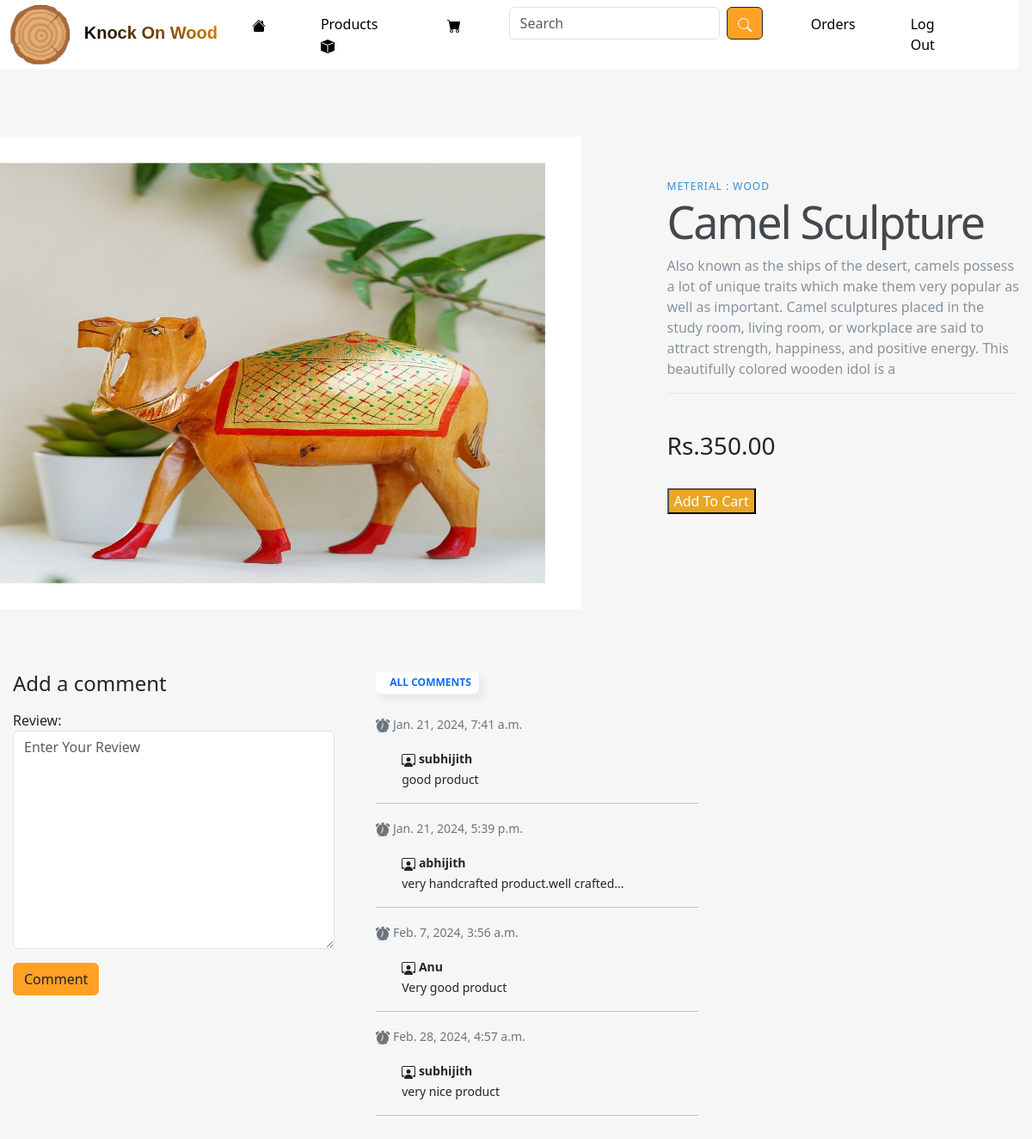
/customerside/productdetails/1 (signed in), run on the app's committed database.
### artisianshop/models.py (models this page shows, shortened)
class Product(models.Model):
    name=models.CharField(max_length=100)
    price=models.IntegerField()
    description=models.CharField(max_length=300)
    options=(
        ('Wood','Wood'),
        ('Metal','Metal'),
        ('Fabric','Fabric'),
        ('Paper','Paper'),
        ('Leather','Leather'),
        ('Cloth','Cloth'),
        ('Recycled Meterials','Recycled Meterials'),
        ('Other','Other'),
    )
    Meterial=models.CharField(max_length=100,choices=options,default='Wood')
    option=(
        ('Jwaleries','Jwaleirs'),
        ('Home Decor','Home Decor'),
        ('Statue','Statue'),
        ('Art Prints','Art Prints'),
        ('Stationary','Stationary'),
        ('Kitchen','Kitchen'),
        ('Other','Other'),
    )
    Type=models.CharField(max_length=100,choices=option,default='Wood')
    image=models.ImageField(upload_to="Product_images")

### customerside/models.py (models this page shows)
class Review(models.Model):
    user=models.ForeignKey(User,on_delete=models.CASCADE)
    product=models.ForeignKey(Product,on_delete=models.CASCADE)
    review=models.CharField(max_length=500)
    date=models.DateTimeField(auto_now_add=True)

### customerside/views.py (the view)
# urls.py: path('productdetails/<int:id>',Productdetailsview.as_view(),name='prodet'),
@method_decorator(dec,name='dispatch')
class Productdetailsview(DetailView):
    template_name="productdet.html"
    pk_url_kwarg="id"
    queryset=Product.objects.all()
    context_object_name="data"
    def get_context_data(self,**kwargs):
        form=Reviewform()
        context=super().get_context_data(**kwargs)
        context['form']=form
        pro=kwargs.get('object')
        reviews=Review.objects.filter(product=pro)
        context['review']=reviews
        return context

### customerside/forms.py
class Reviewform(forms.ModelForm):
    class Meta:
        model=Review
        fields=['review']
        widgets={
            'review':forms.Textarea(attrs={'class':'form-control','placeholder':'Enter Your Review'})
        }

### customerside/views.py (called while the page is built)
def signin_requried(fn):
    def inner(request,*args,**kwargs):
        if request.user.is_authenticated:
            return fn(request,*args,**kwargs)
        else:
            messages.error(request,'Login Required.....')
            return redirect('log')
    return inner

### customerside/templates/productdet.html (shortened to what this page needs)
{% extends 'navbar.html'%}
{% block nav%}
    <main class="container mt-5" >
        <div class="left-column">
  <img data-image="black" src="{{data.image.url}}" alt="" class="mt-3" style=" opacity: 100%;height: 550px;   margin-left: -100px;">
        </div>
        <div class="right-column">
          <div class="product-description">
            <span>Meterial : {{data.Meterial}}</span>
            <h1>{{data.name}}</h1>
            <p>{{data.description}}</p>
          </div>
          <div class="product-configuration">
            <div class="">
              <br>
              <div class="cable-choose">
                <h3>Rs.{{data.price}}.00</h3>
                <br>
                <a href="{% url 'acart' data.id%}"><button style="background-color:rgb(232, 167, 37) ;color: white;">Add To Cart</button></a>
              </div>
              <br>
            </div>
          </div>
        </div>
      </main>
<br><br>
<br><br><br>
{% include 'review.html'%}
{%endblock%}

### customerside/templates/review.html (shortened to what this page needs)
{% block nav2%}
            <div class="container py-4">
                <div class="row gx-5">
                    <div class="col">
                        <div class="weather-card one">
                            <div class="top">
                                <div class="wrapper">
                                    <h4>Add a comment</h4>
                                </div>
                            </div>
                            <div class="bottom">
                                <div class=" mt-3">
                                    <form action="{% url 'areview' data.id %}" method="post">
                                               {{form}}
                                           <button class="btn my-3 ">Comment</button>
                                       </form>
                                   </div>
                            </div>
                        </div>
                    </div>
                    <div class="col">
                        <div class="weather-card rain">
                            <div class="top">
                                <div class="headings d-flex justify-content-between  mb-3">
                                    <div class="buttons">
                                        <span class="badge bg-white d-flex flex-row ">
                                            <span class="text-primary">ALL COMMENTS</span>
                                        </span>
                                      </div>
                                </div>
                            </div>
                            <div class="bottom">
                                <div class="wrapper ">
                                    <div class="row d-flex justify-content-between align-items-center">
                                        {% for i in review%}
                                        <span><small class="font-weight-bold text-secondary"> {{i.date}}</small> <small class="font-weight-bold"></small></span>
                                  <div class="user d-flex flex-row align-items-center">
                                    <span><small class="font-weight-bold text-dark"><b>  {{i.user.username}}</b></small>
                                        <br> <small class="font-weight-bold">{{i.review}}</small></span>
                                  </div>
                                  </div>
                                   <hr>
                                        {%endfor%}
                                </div>
                            </div>
                        </div>
{%endblock%}

### artisianshop/templates/navbar.html (style rules this page uses)
.btn { background-color: #ffa125; }

### customerside/templates/productdet.html (style rules this page uses)
.container { max-width: 1200px; margin: 0 auto; padding: 15px; display: flex; }
.left-column { width: 65%; position: relative; }
.right-column { width: 35%; margin-top: 60px; }
.left-column img { width: 100%; position: absolute; left: 0; top: 0; opacity: 0; transition: all 0.3s ease; }
.product-description { border-bottom: 1px solid #E1E8EE; margin-bottom: 20px; }
.product-description span { font-size: 12px; color: #358ED7; letter-spacing: 1px; text-transform: uppercase; text-decoration: none; }
.product-description h1 { font-weight: 300; font-size: 52px; color: #43484D; letter-spacing: -2px; }
.product-description p { font-size: 16px; font-weight: 300; color: #86939E; line-height: 24px; }

### customerside/templates/review.html (style rules this page uses)
body { background-color: #f7f6f6 }
.badge { padding: 7px; padding-right: 9px; padding-left: 16px; box-shadow: 5px 6px 6px 2px #e9ecef; }

### data on the page
Product: image (picture), Meterial "WOOD", name "Camel Sculpture", description "Also known as the ships of the desert, camels possess a lot of unique traits which make them very popular as well as important. Camel sculptures placed in the study room, living room, or workplace are said to attract strength, happiness, and positive energy. This beautifully colored wooden idol is a", price "350"
Review: date "Jan. 21, 2024, 7:41 a.m.", user.username "subhijith", review "good product"
Review: date "Jan. 21, 2024, 5:39 p.m.", user.username "abhijith", review "very handcrafted product.well crafted..."
Review: date "Feb. 7, 2024, 3:56 a.m.", user.username "Anu", review "Very good product"
Review: date "Feb. 28, 2024, 4:57 a.m.", user.username "subhijith", review "very nice product"
